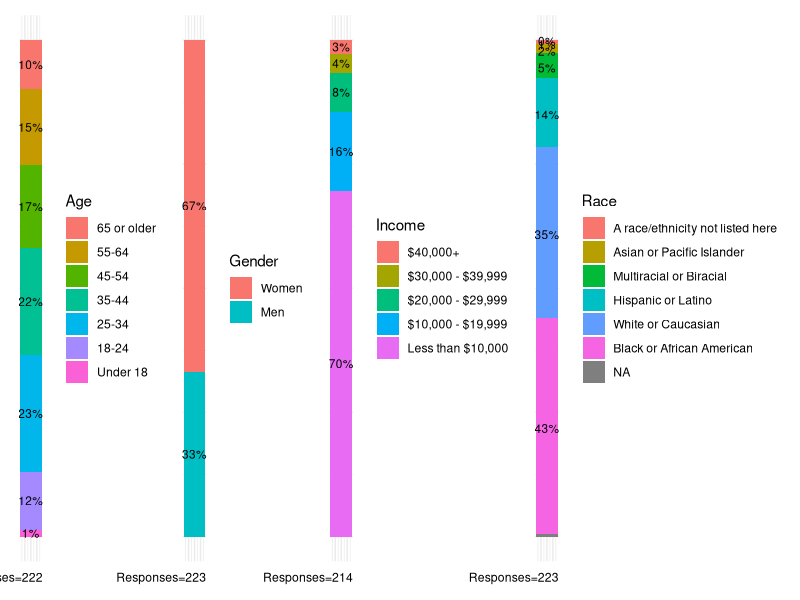
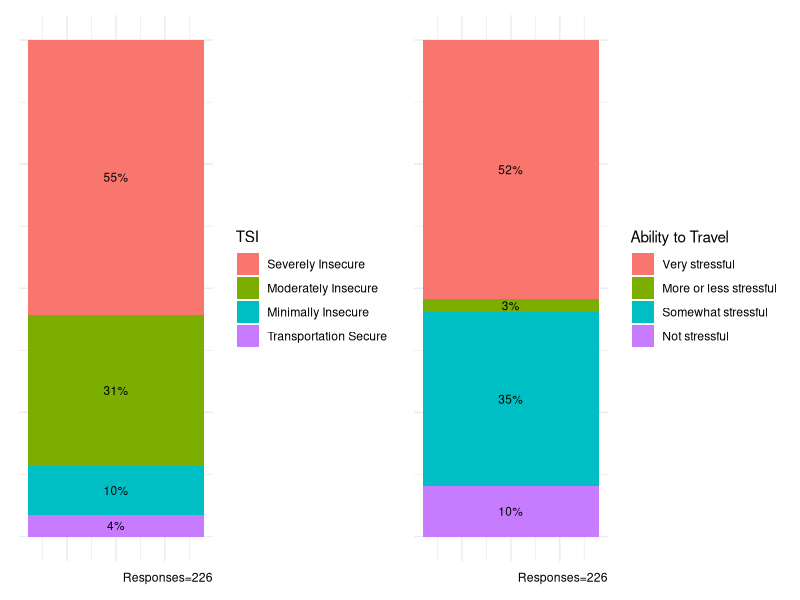
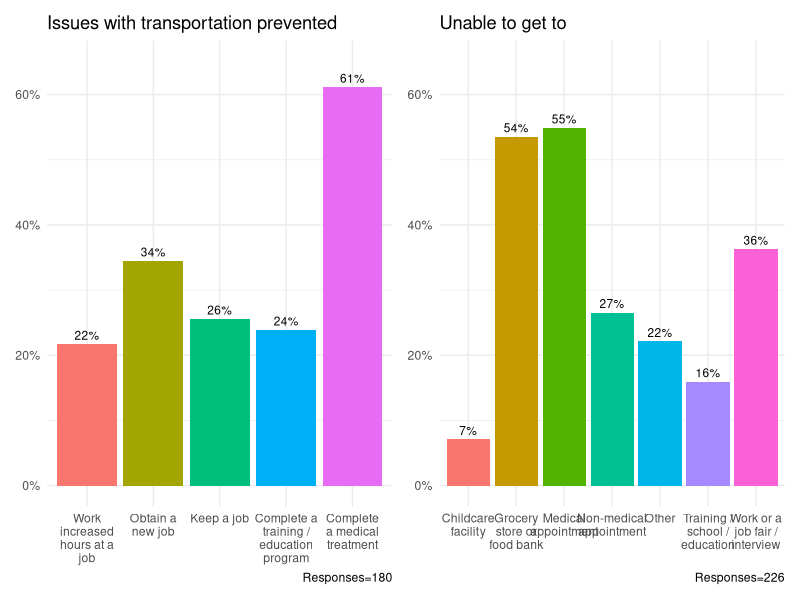
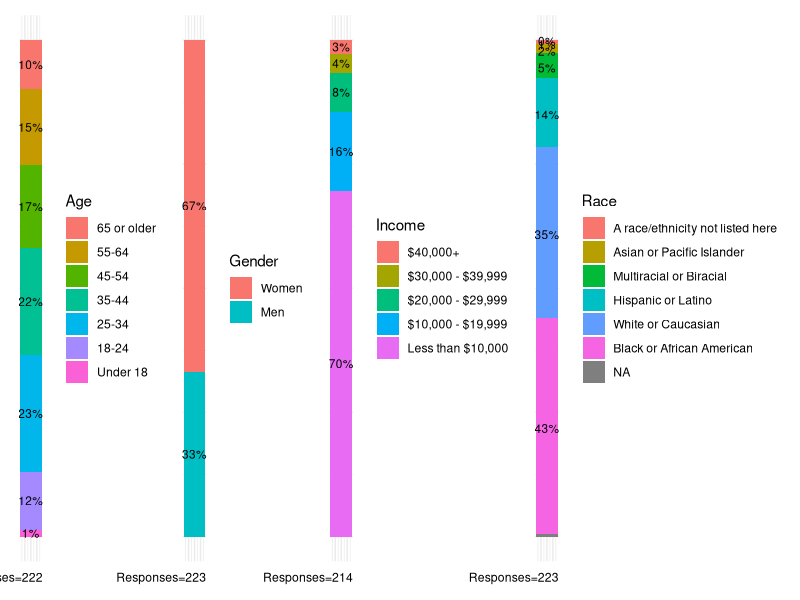
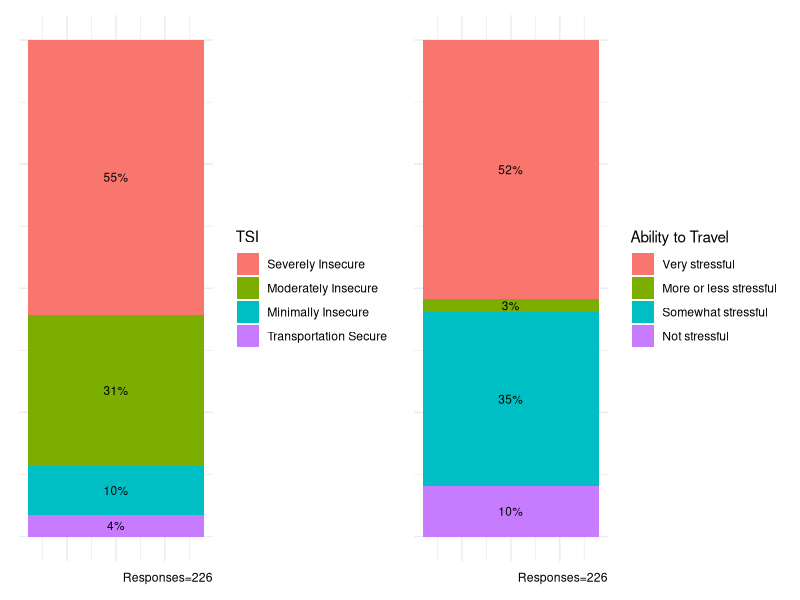
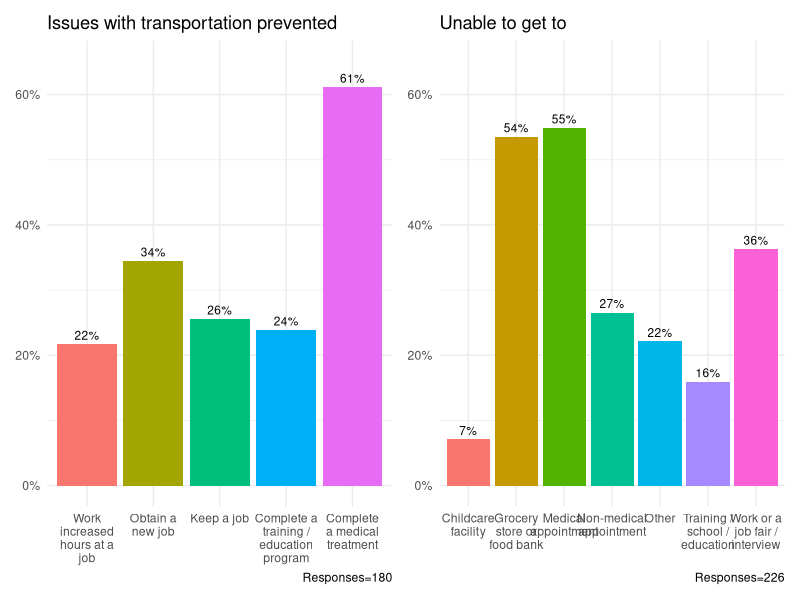

The R source for these figures, in order:
# this is the first file trying to understand the preliminary data

library(tidyverse)
library(readxl)
library(patchwork)

#### Enrollment ####
# how many individuals have ever enrolled?
master_data <- read_excel("data/master_data_v5.xlsx", sheet = "all_enrolees") # 246

# individuals by organization
master_data %>%
  group_by(org_name) %>%
  summarise(n_enrolees=n()) %>%
  arrange(desc(n_enrolees))

# number of cumulative enrollments by time

# demographic

p <- master_data %>%
  group_by(Age=`Please indicate your age.`) %>%
  filter(!is.na(Age)) %>%
  summarise(obs=n()) %>% mutate(prop=obs/sum(obs)) %>%
  mutate(Age=factor(Age,levels = c("65 or older","55-64","45-54","35-44","25-34","18-24","Under 18"))) %>%
  arrange(desc(Age)) %>%
  mutate(cum_prop=cumsum(prop)) %>%
  ggplot(aes(x=1,y=prop, fill=Age)) + geom_bar(stat="identity") + 
  geom_text(aes(x=1,y=cum_prop-prop/2,label = scales::percent(prop, accuracy = 1)),size = 3)+ 
  theme_minimal() + theme(axis.title = element_blank(), axis.text = element_blank()) +
  labs(caption = paste0("Responses=",sum(!is.na(master_data$`Please indicate your age.`))))

q <- master_data %>%
  group_by(Gender=`Please indicate your gender.`) %>%
  mutate(Gender=ifelse(Gender=="Male","Men",
                       ifelse(Gender=="Female","Women",Gender))) %>%
  filter(!is.na(Gender)) %>%
  summarise(obs=n()) %>% mutate(prop=obs/sum(obs)) %>% 
  mutate(Gender=factor(Gender,levels = c("Women","Men"))) %>% arrange(desc(Gender)) %>% mutate(cum_prop=cumsum(prop)) %>%
  ggplot(aes(x=1,y=prop, fill=Gender)) + geom_bar(stat="identity") +
  geom_text(aes(x=1,y=cum_prop-prop/2,label = scales::percent(prop, accuracy = 1)),size = 3)+ 
  theme_minimal() + theme(axis.title = element_blank(), axis.text = element_blank())+
  labs(caption = paste0("Responses=",sum(!is.na(master_data$`Please indicate your gender.`))))

r <- master_data %>%
  mutate(`Was your total household income in the past 12 months?`=ifelse(`Was your total household income in the past 12 months?`=="$10,000 - $19,000","$10,000 - $19,999",`Was your total household income in the past 12 months?`)) %>%
  mutate(Income=ifelse(`Was your total household income in the past 12 months?`=="Less than $10,000" | 
                         `Was your total household income in the past 12 months?`=="$10,000 - $19,999" |
                         `Was your total household income in the past 12 months?`=="$20,000 - $29,999" |
                         `Was your total household income in the past 12 months?`=="$30,000 - $39,999",
                       `Was your total household income in the past 12 months?`,"$40,000+")) %>%
  group_by(Income)  %>%
  filter(!is.na(Income)) %>%
  summarise(obs=n()) %>% mutate(prop=obs/sum(obs)) %>%
  mutate(Income=factor(Income,levels = c("$40,000+","$30,000 - $39,999","$20,000 - $29,999","$10,000 - $19,999","Less than $10,000"))) %>%
  arrange(desc(Income)) %>% mutate(cum_prop=cumsum(prop)) %>%
  ggplot(aes(x=1,y=prop, fill=Income)) + geom_bar(stat="identity") + 
  geom_text(aes(x=1,y=cum_prop-prop/2,label = scales::percent(prop, accuracy = 1)),size = 3)+ 
  theme_minimal() + theme(axis.title = element_blank(), axis.text = element_blank())+
  labs(caption = paste0("Responses=",sum(!is.na(master_data$`Was your total household income in the past 12 months?`))))

s <- master_data %>%
  group_by(Race=`Which of the following best describes you?`)  %>%
  filter(!is.na(Race)) %>%
  summarise(obs=n()) %>% mutate(prop=obs/sum(obs)) %>%
  mutate(Race=factor(Race,levels = c("A race/ethnicity not listed here","Asian or Pacific Islander","Multiracial or Biracial","Hispanic or Latino","White or Caucasian","Black or African American"))) %>%
  arrange(desc(Race)) %>% mutate(cum_prop=cumsum(prop)) %>%
  ggplot(aes(x=1,y=prop, fill=Race)) + geom_bar(stat="identity") + 
  geom_text(aes(x=1,y=cum_prop-prop/2,label = scales::percent(prop, accuracy = 1)),size = 3)+ 
  theme_minimal() + theme(axis.title = element_blank(), axis.text = element_blank())+
  labs(caption = paste0("Responses=",sum(!is.na(master_data$`Which of the following best describes you?`))))


p+q+r+s + plot_layout(nrow=1)

ggsave("demo_enrolees.png", width = 300, height = 75,units = "mm", dpi = 500, 
       path="images")



# TSI scores for enrolled users
tsi_df <- master_data %>%
  select(contains("TSI")) %>%
  mutate(TSI1=ifelse(TSI1=="Never",0,
                     ifelse(TSI1=="Sometimes",1,
                            ifelse(TSI1=="Often",2,NA))),
         TSI2=ifelse(TSI2=="Never",0,
                     ifelse(TSI2=="Sometimes",1,
                            ifelse(TSI2=="Often",2,NA))),
         TSI3=ifelse(TSI3=="Never",0,
                     ifelse(TSI3=="Sometimes",1,
                            ifelse(TSI3=="Often",2,NA))),
         TSI_score=TSI1+TSI2+TSI3,
         TSI_category=ifelse(TSI_score==0,"Transportation Secure",
                             ifelse(TSI_score<=2,"Minimally Insecure",
                                    ifelse(TSI_score<=4,"Moderately Insecure",
                                           ifelse(TSI_score<=6,"Severely Insecure",NA))))) 


u <- tsi_df %>%
  group_by(TSI=TSI_category) %>%
  filter(!is.na(TSI)) %>%
  summarise(obs=n()) %>% mutate(prop=obs/sum(obs)) %>%
  mutate(TSI=factor(TSI,levels = c("Severely Insecure","Moderately Insecure","Minimally Insecure","Transportation Secure"))) %>%
  arrange(desc(TSI)) %>%
  mutate(cum_prop=cumsum(prop)) %>%
  ggplot(aes(x=1,y=prop, fill=TSI)) + geom_bar(stat="identity") + 
  geom_text(aes(x=1,y=cum_prop-prop/2,label = scales::percent(prop, accuracy = 1)),size = 3)+ 
  theme_minimal() + theme(axis.title = element_blank(), axis.text = element_blank()) +
  labs(caption = paste0("Responses=",sum(!is.na(tsi_df$`TSI_category`))))

# Ability to travel stressful?
t <- master_data %>%
  group_by(`Ability to Travel`=`In the past 30 days, my ability to travel around has been...`) %>%
  filter(!is.na(`Ability to Travel`)) %>%
  summarise(obs=n()) %>% mutate(prop=obs/sum(obs)) %>%
  mutate(`Ability to Travel`=factor(`Ability to Travel`,levels=c("Very stressful","More or less stressful","Somewhat stressful","Not stressful"))) %>%
  arrange(desc(`Ability to Travel`)) %>% mutate(cum_prop=cumsum(prop)) %>%
  ggplot(aes(x=1,y=prop, fill=`Ability to Travel`)) + geom_bar(stat="identity") + 
  geom_text(aes(x=1,y=cum_prop-prop/2,label = scales::percent(prop, accuracy = 1)),size = 3)+ 
  theme_minimal() + theme(axis.title = element_blank(), axis.text = element_blank())+
  labs(caption = paste0("Responses=",sum(!is.na(master_data$`In the past 30 days, my ability to travel around has been...`))))

u+t + plot_layout(nrow=1)

ggsave("tsi_stress.png", width = 150, height = 75,units = "mm", dpi = 500, 
       path="images")

# prevented from achieving
b <- master_data %>%
  select(`Prevented`=`In the last 30 days, have issues with transportation prevented you from achieving any of the following?`) %>%
  separate(`Prevented`,into=c("a","b","c","d","e","f","g"), sep = ",") %>%
  gather(key,`Prevented`) %>% 
  group_by(`Prevented`) %>%
  filter(!is.na(`Prevented`), `Prevented`!="None of the above") %>%
  summarise(obs=n()) %>% mutate(prop=obs/sum(!is.na(master_data$`In the last 30 days, have issues with transportation prevented you from achieving any of the following?`))) %>%
  mutate(`Prevented`=factor(`Prevented`,levels = c("Work increased hours at a job","Obtain a new job","Keep a job","Complete a training / education program","Complete a medical treatment"))) %>%
  arrange(desc(`Prevented`)) %>% mutate(cum_prop=cumsum(prop)) %>%
  ggplot(aes(x=`Prevented`,y=prop, fill=`Prevented`)) + geom_bar(stat="identity", position = position_dodge()) + 
  geom_text(aes(vjust=-0.5,label = scales::percent(prop, accuracy = 1)),size = 3)+ 
  theme_minimal() + theme(axis.title = element_blank(), legend.position = "none")+
  scale_y_continuous(labels = scales::percent_format(accuracy = 1), limits = c(0,0.65)) +
  scale_x_discrete(labels = function(x) str_wrap(x, width = 10)) +
  labs(title="Issues with transportation prevented",
    caption = paste0("Responses=",sum(!is.na(master_data$`In the last 30 days, have issues with transportation prevented you from achieving any of the following?`)))) 

master_data %>%
  select(`Prevented`=`In the last 30 days, have issues with transportation prevented you from achieving any of the following?`) %>%
  separate(`Prevented`,into=c("a","b","c","d","e","f","g"), sep = ",") %>%
  filter(!is.na(g)) # should be zero which means all categories heve been counted

# not been able to get to these places #
c <- bind_rows(master_data %>%
  select(`Not able to get to`=`In the last 30 days, have you NOT been able to get to any of the places below, due to a transportation issue? - Selected Choice`),
master_data %>%
  select(`Not able to get to`=`In the last 30 days, have you NOT been able to get to any of the places below, due to a transportation issue? - Other - Text`))%>%
  separate(`Not able to get to`,into=c("a","b","c","d","e","f","g","h","i"), sep = ",") %>%
  gather(key,`Not able to get to`) %>% 
  mutate(`Not able to get to`=ifelse(`Not able to get to`=="Work or a job fair/interview","Work or a job fair / interview",`Not able to get to`)) %>% # fix small inconsistency in options for cleaner bar plot
  mutate(`Not able to get to`=ifelse(`Not able to get to`!="Childcare facility" & `Not able to get to`!="Grocery store or food bank" & 
                                       `Not able to get to`!="Medical appointment" & `Not able to get to`!="Non-medical appointment" &
                                       `Not able to get to`!="Training / school / education" & `Not able to get to`!="Work or a job fair / interview",
                                     "Other",`Not able to get to`)) %>%
  group_by(`Not able to get to`) %>%
  filter(!is.na(`Not able to get to`)) %>%
  summarise(obs=n()) %>% mutate(prop=obs/sum(!is.na(master_data$`In the last 30 days, have you NOT been able to get to any of the places below, due to a transportation issue? - Selected Choice`))) %>%
  #mutate(`Not able to get to`=factor(`Prevented`,levels = c("Work increased hours at a job","Obtain a new job","Keep a job","Complete a training / education program","Complete a medical treatment"))) %>%
  arrange(desc(`Not able to get to`)) %>% mutate(cum_prop=cumsum(prop)) %>%
  ggplot(aes(x=`Not able to get to`,y=prop, fill=`Not able to get to`)) + geom_bar(stat="identity", position = position_dodge()) + 
  geom_text(aes(vjust=-0.5,label = scales::percent(prop, accuracy = 1)),size = 3)+ 
  theme_minimal() + theme(axis.title = element_blank(), legend.position = "none")+
  scale_y_continuous(labels = scales::percent_format(accuracy = 1), limits = c(0,0.65)) +
  scale_x_discrete(labels = function(x) str_wrap(x, width = 10)) +
  labs(title="Unable to get to",
       caption = paste0("Responses=",sum(!is.na(master_data$`In the last 30 days, have you NOT been able to get to any of the places below, due to a transportation issue? - Selected Choice`))))

b+c + plot_layout(nrow=1)

ggsave("prevented.png", width = 300, height = 75*1.25,units = "mm", dpi = 1000, 
       path="images")

bind_rows(master_data %>%
            select(`Not able to get to`=`In the last 30 days, have you NOT been able to get to any of the places below, due to a transportation issue? - Selected Choice`),
          master_data %>%
            select(`Not able to get to`=`In the last 30 days, have you NOT been able to get to any of the places below, due to a transportation issue? - Other - Text`))%>%
  separate(`Not able to get to`,into=c("a","b","c","d","e","f","g","h","i"), sep = ",") %>%
  filter(!is.na(i)) # should be zero which means all categories heve been counted

  #### Usage ####
# see code "uber_rides.R" and "bus_rides.R" 

